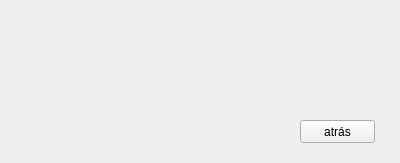
<?xml version="1.0" encoding="UTF-8"?>
<ui version="4.0">
 <class>RegistrarEstiloCerveza</class>
 <widget class="QWidget" name="RegistrarEstiloCerveza">
  <property name="geometry">
   <rect>
    <x>0</x>
    <y>0</y>
    <width>400</width>
    <height>163</height>
   </rect>
  </property>
  <property name="windowTitle">
   <string>Form</string>
  </property>
  <widget class="QPushButton" name="btnatras3">
   <property name="geometry">
    <rect>
     <x>300</x>
     <y>120</y>
     <width>75</width>
     <height>23</height>
    </rect>
   </property>
   <property name="text">
    <string>atrás</string>
   </property>
  </widget>
 </widget>
 <resources/>
 <connections/>
</ui>
